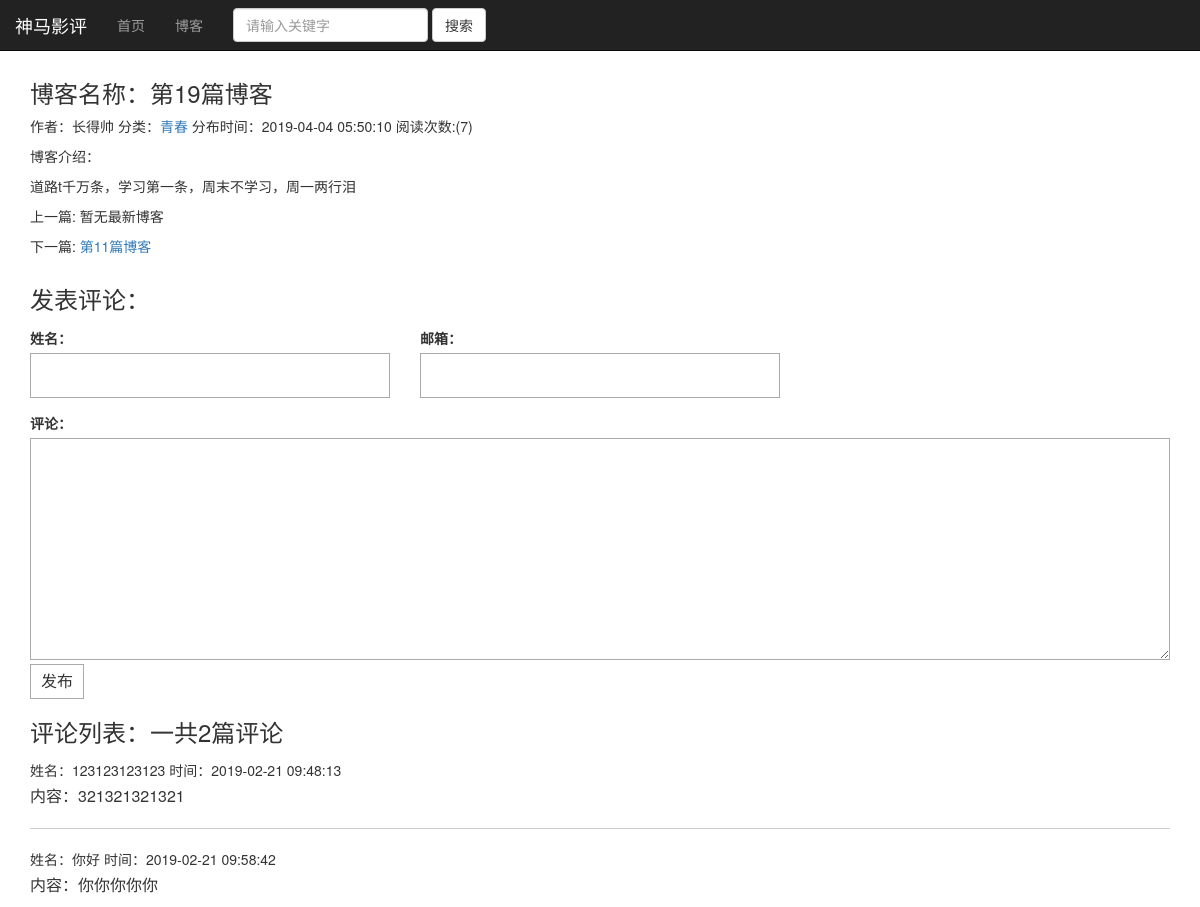
The app's page /blog/58 with its own data.
### blog/models.py (models this page shows, shortened)
class Blog(models.Model):
    title = models.CharField(max_length=50)  # 文章标题
    content = models.TextField()  # 文章内容
    author = models.ForeignKey(User, on_delete=models.DO_NOTHING)  # 文章作者 ,外键 1对多
    created_time = models.DateTimeField(auto_now_add=True)  # 创建时间
    update_time = models.DateTimeField(auto_now=True)  # 修改时间
    blog_type = models.ForeignKey(BlogType, on_delete=models.DO_NOTHING, related_name='blog')  # 文章分类
    def read_count(self):  # 后台显示阅读次数
        try:
            return self.readnum.count  # 显示阅读次数 ,ReadNum的小写
        except:
            return 0  # 没有阅读次数显示0
    class Meta:
        ordering = [
            '-created_time'
        ]

class BlogType(models.Model):
    type_name = models.CharField(max_length=30)
    def __str__(self):
        return f'{self.type_name}'

class ReadNum(models.Model):
    count = models.IntegerField(default=0)  # 博客阅读次数,默认值为0
    blog = models.OneToOneField(Blog, on_delete=models.DO_NOTHING)  # 外键 1对1

### comments/models.py (models this page shows, shortened)
class Comment(models.Model):
    name = models.CharField(max_length=50)
    email = models.EmailField(max_length=255)
    text = models.TextField()
    created_time = models.DateTimeField(auto_now_add=True)
    blog = models.ForeignKey(Blog,on_delete=models.DO_NOTHING)  # 外键关联Blog 1对多

### blog/views.py (the view)
# urls.py: path('<int:id>', blog_detail, name='detail'),
def blog_detail(request, id):
    blog = get_object_or_404(Blog, pk=id)  # 查找到对应的博客
    readnum_list = ReadNum.objects.filter(blog=blog)  # 通过博客查找是否存在readnum对象
    if not request.COOKIES.get(f'blog_id{blog.id}'):  # 判断cookies是否存在,不存在时,阅读次数+1
        readnum = readnum_list[0] if readnum_list else ReadNum(blog=blog)  # 三元运算
        readnum.count += 1  # 阅读次数+=1
        readnum.save()  # 保存
    blog.content = markdown.markdown(blog.content, exetnsions={
        'markdown.extensions.extra',
        'markdown.extensions.codehilite',
        'markdown.extensions.toc'
    })
    previous_blog = Blog.objects.filter(created_time__gt=blog.created_time).last()
    next_blog = Blog.objects.filter(created_time__lt=blog.created_time).first()
    context = {}
    comment_list = Comment.objects.filter(blog=blog)  # 获得评论列表
    context['comment_list'] = comment_list  # 博客评论
    form = CommentForm()  # 生成表单对象
    context['form'] = form  # 将生成的表单对象传给前端页面
    context['blog'] = blog
    context['previous_blog'] = previous_blog
    context['next_blog'] = next_blog
    response = render(request, 'blog_detail.html', context=context)
    response.set_cookie(f'blog_id{blog.id}', 'true')  # 向浏览器发送一个cookie  键:blog_id{blog.id} 值:true(随便设置的)
    return response

### comments/forms.py
class CommentForm(forms.ModelForm):
    class Meta:
        model = Comment  # 表明这个表单对应的数据库模型是 Comment 类。
        fields = ['name', 'email', 'text'] # 指定了表单需要显示的字段

### templates/blog_detail.html (shortened to what this page needs)
{% extends 'base.html' %}
{% block content %}
    <div class="container">
        <div class="row">
            <div class="col-xs-12"><h3>博客名称：{{ blog.title }}</h3>
                <p>作者：{{ blog.author }}
                    分类：<a href="{% url 'type' blog.blog_type.id %}">{{ blog.blog_type }}</a>
                    分布时间：{{ blog.created_time | date:'Y-m-d H:i:s' }}
                    阅读次数:({{ blog.read_count }})
                </p>
                <p>博客介绍：{{ blog.content | safe }}</p>
                <div>
                    <p>上一篇:
                        {% if previous_blog %}
                            <a href="{% url 'detail' previous_blog.pk %}">{{ previous_blog.title }}</a>
                        {% else %}
                            暂无最新博客
                        {% endif %}
                    </p>
                    <p>下一篇:
                        {% if next_blog %}
                            <a href="{% url 'detail' next_blog.pk %}">{{ next_blog.title }}</a>
                        {% else %}
                            已经是最后一条博客了
                        {% endif %}
                    </p>
                </div>
            </div>
            <div class="col-xs-12">
                <section class="comment-area">
                    <h3>发表评论：</h3>
                    <form action="{% url 'blog_comment' blog.pk %}" method="post" class="comment-form">
                        <div class="row">
                            <div class="col-md-4">
                                <label for="{{ form.name.id_for_label }}">姓名：</label>
                                {{ form.name }}
                            </div>
                            <div class="col-md-4">
                                <label for="{{ form.email.id_for_label }}">邮箱：</label>
                                {{ form.email }}
                            </div>
                            <div class="col-md-12">
                                <label for="{{ form.text.id_for_label }}">评论：</label>
                                {{ form.text }}
                                <button type="submit" class="comment-btn">发布</button>
                            </div>
                        </div>
                    </form>
                    <div class="comment_list_panel">
                        <h3>评论列表：一共{{ comment_list | length }}篇评论</h3>
                        <ul class="comment-list list-unstyled">
                            {% for comment in comment_list %}
                                <li class="comment-item">
                                    姓名：<span class="nikename">{{ comment.name }}</span>
                                    时间：<span>{{ comment.created_time | date:'Y-m-d H:i:s' }}</span>
                                    <div class="text">
                                        内容：{{ comment.text }}
                                    </div>
                                </li>
                            {% empty %}
                                暂无评论
                            {% endfor %}
                        </ul>
                    </div>
                </section>
            </div>
        </div>
    </div>
{% endblock %}

### records on screen
Blog: title "第19篇博客", author "长得帅", blog_type "青春", created_time "2019-04-04 05:50:10", read_count "7", content "道路t千万条，学习第一条，周末不学习，周一两行泪"
Blog: title "第11篇博客"
Comment: name "123123123123", created_time "2019-02-21 09:48:13", text "321321321321"
Comment: name "你好", created_time "2019-02-21 09:58:42", text "你你你你你"

### other values on screen
{{ comment_list | length }} "2"
